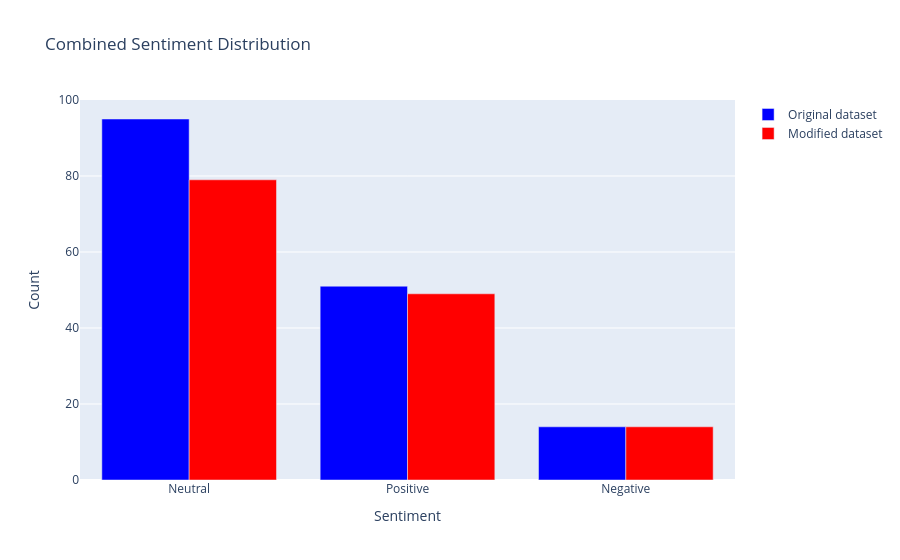

Notebook source saved alongside this figure:
### Code cell
sentiment_counts1 = df_original['sentiment'].value_counts()
fig1 = go.Figure()
fig1.add_trace(go.Bar(x=sentiment_counts1.index, y=sentiment_counts1.values,
                      name="Original dataset", marker_color="blue"))
sentiment_counts2 = df_reddit['sentiment'].value_counts()
fig2 = go.Figure()
fig2.add_trace(go.Bar(x=sentiment_counts2.index, y=sentiment_counts2.values,
                      name="Modified dataset", marker_color="red"))

combined = go.Figure(fig1.data + fig2.data)
combined.update_layout(barmode="group",
                           xaxis_title="Sentiment",
                           yaxis_title="Count",
                           title="Combined Sentiment Distribution")

combined.show()

### Figure 1 — Plotly figure (JSON) as saved in the notebook; plotly's stock layout.template omitted (floating-point values rounded to 4 significant figures)
{"data": [{"marker": {"color": "blue"}, "name": "Original dataset", "type": "bar", "x": ["Neutral", "Positive", "Negative"], "y": [95, 51, 14]}, {"marker": {"color": "red"}, "name": "Modified dataset", "type": "bar", "x": ["Neutral", "Positive", "Negative"], "y": [79, 49, 14]}], "layout": {"autosize": true, "barmode": "group", "title": {"text": "Combined Sentiment Distribution"}, "xaxis": {"autorange": true, "range": [-0.5, 2.5], "title": {"text": "Sentiment"}, "type": "category"}, "yaxis": {"autorange": true, "range": [0, 100], "title": {"text": "Count"}, "type": "linear"}}}
